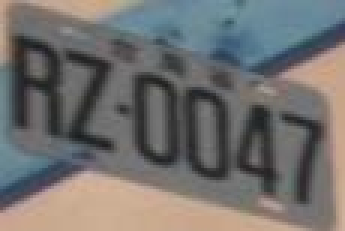
#> input picture master_degree/Input-test/1.jpg, 115 x 77 px (shown 3 times larger); its folder holds only this picture in this run
$ jupyter execute --allow-errors Pre-Processing.ipynb
#> lines starting #> are read from the running program, lines starting #| are printed output that depends on the picture
## Import Library

[cell 1]
import numpy as np
import pandas as pd
import matplotlib.pyplot as plt
import os
import cv2

## Pre-processing
#### - Change Rgb image to grayscale
#### - Resize picture

[cell 2]
def display(im_path):
    dpi = 80
    im_data = plt.imread(im_path)
    height, width  = im_data.shape[:2]
    figsize = width / float(dpi), height / float(dpi)
    fig = plt.figure(figsize=figsize)
    ax = fig.add_axes([0, 0, 1, 1])
    ax.axis('off')
    ax.imshow(im_data, cmap='gray')
    plt.show()

[cell 3]
ESC = 27
def display(path):
    img = cv2.imread(path)
    cv2.imshow("img", img)

    while True:
        if cv2.waitKey(1) & 0xFF == ESC:
            break
    cv2.destroyAllWindows()

[cell 4]
ESC = 27
def display_img(img):
    # img = cv2.imread(path)
    cv2.imshow("img", img)

    while True:
        if cv2.waitKey(1) & 0xFF == ESC:
            break
    cv2.destroyAllWindows()

[cell 5]
# list file
input_path = "./Input-test/"
input_files = os.listdir(input_path)

[cell 6]
# get full path of all image
paths = []
full_input_path = os.getcwd() + input_path[1:]
for files in input_files:
    paths.append(os.path.join(full_input_path + files))

[cell 7]
# using append() with a list
gray_imgs = []
target_size = (100, 100)
for path in paths:
    img = cv2.imread(path)
#> img is the input picture: shape (77, 115, 3); mean B, G, R 110.5, 112.1, 113.7
    gray_img = cv2.cvtColor(img, cv2.COLOR_BGR2GRAY)
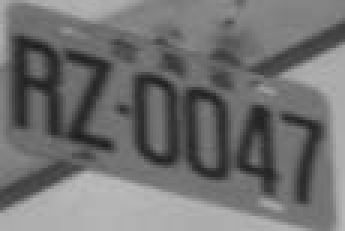
#> gray_img: shape (77, 115) (shown 3 times larger); min 28, max 187, mean 112.4
    gray_img_resized = cv2.resize(gray_img, target_size)
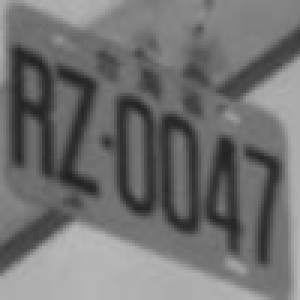
#> gray_img_resized: shape (100, 100) (shown 3 times larger); min 33, max 186, mean 112.3
    gray_imgs.append(gray_img_resized)
    # cv2.imshow("img", gray_img)
    # cv2.waitKey(1000)
# cv2.destroyAllWindows()
gray_imgs = np.array(gray_imgs)

[cell 8]
gray_imgs.shape
#> Out = (1, 100, 100)

[cell 9]
# [9 lines of commented-out code are left out]

[cell 10]
# [17 lines of commented-out code are left out]

[cell 11]
display("./Input-test/chang.jpg")
#> (key Esc is pressed here)

[cell 12]
img = cv2.imread("./Input-test/chang.jpg")
#> (the rest of this cell did not finish here and is left out)

#> (a cell that did not finish here is left out)

[cell 14]
def noise_removal(image):
    import numpy as np
    kernel = np.ones((1, 1), np.uint8)
    image = cv2.dilate(image, kernel, iterations=1)
    kernel = np.ones((1, 1), np.uint8)
    image = cv2.erode(image, kernel, iterations=1)
    image = cv2.morphologyEx(image, cv2.MORPH_CLOSE, kernel)
    image = cv2.medianBlur(image, 3)
    return (image)

#> (a cell that did not finish here is left out)

[cell 16]
# cv2.cvtColor(rm_noise, cv2.

[cell 17]
# Create a figure to display the images
plt.figure(figsize=(12, 6))  # Set the figure size

# Display the first image
plt.subplot(1, 2, 1)  # 1 row, 2 columns, 1st subplot
#> (the rest of this cell did not finish here and is left out)

[cell 18]
def getSkewAngle(cvImage) -> float:
    # Prep image, copy, convert to gray scale, blur, and threshold
    newImage = cvImage.copy()
    gray = cv2.cvtColor(newImage, cv2.COLOR_BGR2GRAY)
    blur = cv2.GaussianBlur(gray, (9, 9), 0)
    thresh = cv2.threshold(blur, 0, 255, cv2.THRESH_BINARY_INV + cv2.THRESH_OTSU)[1]

    # Apply dilate to merge text into meaningful lines/paragraphs.
    # Use larger kernel on X axis to merge characters into single line, cancelling out any spaces.
    # But use smaller kernel on Y axis to separate between different blocks of text
    kernel = cv2.getStructuringElement(cv2.MORPH_RECT, (30, 5))
    dilate = cv2.dilate(thresh, kernel, iterations=2)

    # Find all contours
    contours, hierarchy = cv2.findContours(dilate, cv2.RETR_LIST, cv2.CHAIN_APPROX_SIMPLE)
    contours = sorted(contours, key = cv2.contourArea, reverse = True)
    for c in contours:
        rect = cv2.boundingRect(c)
        x,y,w,h = rect
        cv2.rectangle(newImage,(x,y),(x+w,y+h),(0,255,0),2)

    # Find largest contour and surround in min area box
    largestContour = contours[0]
    print (len(contours))
    minAreaRect = cv2.minAreaRect(largestContour)
    cv2.imwrite("temp/boxes.jpg", newImage)
    # Determine the angle. Convert it to the value that was originally used to obtain skewed image
    angle = minAreaRect[-1]
    if angle < -45:
        angle = 90 + angle
    return -1.0 * angle
# Rotate the image around its center
def rotateImage(cvImage, angle: float):
    newImage = cvImage.copy()
    (h, w) = newImage.shape[:2]
    center = (w // 2, h // 2)
    M = cv2.getRotationMatrix2D(center, angle, 1.0)
    newImage = cv2.warpAffine(newImage, M, (w, h), flags=cv2.INTER_CUBIC, borderMode=cv2.BORDER_REPLICATE)
    return newImage

[cell 19]
# Deskew image
def deskew(cvImage):
    angle = getSkewAngle(cvImage)
    return rotateImage(cvImage, -1.0 * angle)

[cell 20]
new = cv2.imread("./Input-test/chang-re.jpg")
#> (the rest of this cell did not finish here and is left out)

#> (a cell that did not finish here is left out)

#> (a cell that did not finish here is left out)

[cell 23]
import cv2
import pytesseract

# Update this path to where Tesseract is installed
pytesseract.pytesseract.tesseract_cmd = r'/usr/bin/tesseract'

# Step 1: Read the image
image = cv2.imread("./Input-test/5.jpg")  # Replace with your image path

# Step 2: Convert the image to grayscale
#> (the rest of this cell did not finish here and is left out)

[cell 24]
import pytesseract
import cv2
image = cv2.imread("./Input-test/chang.jpg")
#> (the rest of this cell did not finish here and is left out)

[cell 25]
display("./Input-test/chang_test.jpg")
#> (key Enter is pressed here)

$ run again, on master_degree/Input-test/9.jpg
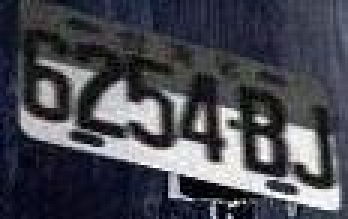
#> input picture master_degree/Input-test/9.jpg, 116 x 73 px (shown 3 times larger)
#> img is the input picture: shape (73, 116, 3); mean B, G, R 81, 72.9, 71.7
#> `gray_img = cv2.cvtColor(img, cv2.COLOR_BGR2GRAY)`:
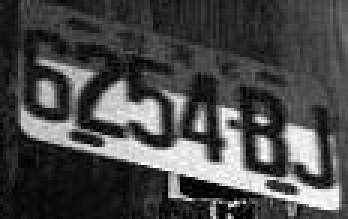
#> gray_img: shape (73, 116) (shown 3 times larger); min 0, max 255, mean 73.5
#> `gray_img_resized = cv2.resize(gray_img, target_size)`:
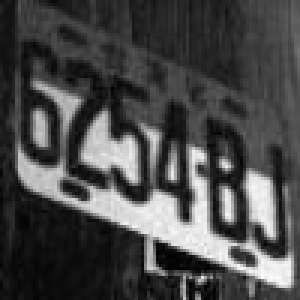
#> gray_img_resized: shape (100, 100) (shown 3 times larger); min 0, max 252, mean 73.4

$ run again, on master_degree/Input-test/10.jpg
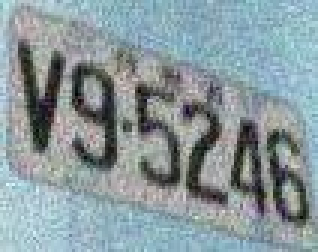
#> input picture master_degree/Input-test/10.jpg, 106 x 84 px (shown 3 times larger)
#> img is the input picture: shape (84, 106, 3); mean B, G, R 157.2, 152.8, 137.8
#> `gray_img = cv2.cvtColor(img, cv2.COLOR_BGR2GRAY)`:
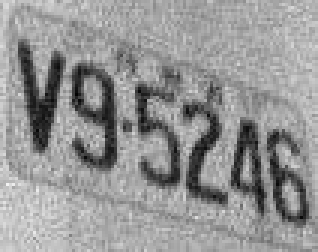
#> gray_img: shape (84, 106) (shown 3 times larger); min 2, max 242, mean 148.8
#> `gray_img_resized = cv2.resize(gray_img, target_size)`:
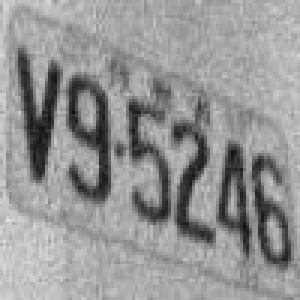
#> gray_img_resized: shape (100, 100) (shown 3 times larger); min 15, max 228, mean 148.7
